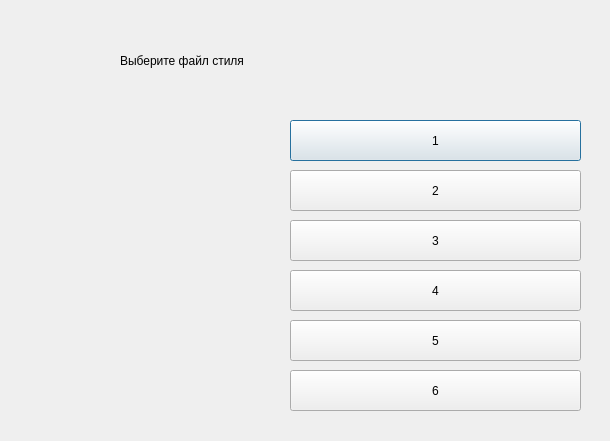
<?xml version="1.0" encoding="UTF-8"?>
<ui version="4.0">
 <class>Dialog</class>
 <widget class="QDialog" name="Dialog">
  <property name="geometry">
   <rect>
    <x>0</x>
    <y>0</y>
    <width>610</width>
    <height>441</height>
   </rect>
  </property>
  <property name="windowTitle">
   <string>Style choice</string>
  </property>
  <widget class="QPushButton" name="styleChoice_1">
   <property name="geometry">
    <rect>
     <x>290</x>
     <y>120</y>
     <width>291</width>
     <height>41</height>
    </rect>
   </property>
   <property name="text">
    <string>1</string>
   </property>
  </widget>
  <widget class="QLabel" name="label">
   <property name="geometry">
    <rect>
     <x>120</x>
     <y>40</y>
     <width>371</width>
     <height>41</height>
    </rect>
   </property>
   <property name="text">
    <string>Выберите файл стиля</string>
   </property>
  </widget>
  <widget class="QPushButton" name="styleChoice_2">
   <property name="geometry">
    <rect>
     <x>290</x>
     <y>170</y>
     <width>291</width>
     <height>41</height>
    </rect>
   </property>
   <property name="text">
    <string>2</string>
   </property>
  </widget>
  <widget class="QPushButton" name="styleChoice_3">
   <property name="geometry">
    <rect>
     <x>290</x>
     <y>220</y>
     <width>291</width>
     <height>41</height>
    </rect>
   </property>
   <property name="text">
    <string>3</string>
   </property>
  </widget>
  <widget class="QPushButton" name="styleChoice_4">
   <property name="geometry">
    <rect>
     <x>290</x>
     <y>270</y>
     <width>291</width>
     <height>41</height>
    </rect>
   </property>
   <property name="text">
    <string>4</string>
   </property>
  </widget>
  <widget class="QPushButton" name="styleChoice_5">
   <property name="geometry">
    <rect>
     <x>290</x>
     <y>320</y>
     <width>291</width>
     <height>41</height>
    </rect>
   </property>
   <property name="text">
    <string>5</string>
   </property>
  </widget>
  <widget class="QPushButton" name="styleChoice_6">
   <property name="geometry">
    <rect>
     <x>290</x>
     <y>370</y>
     <width>291</width>
     <height>41</height>
    </rect>
   </property>
   <property name="text">
    <string>6</string>
   </property>
  </widget>
 </widget>
 <resources/>
 <connections/>
</ui>
